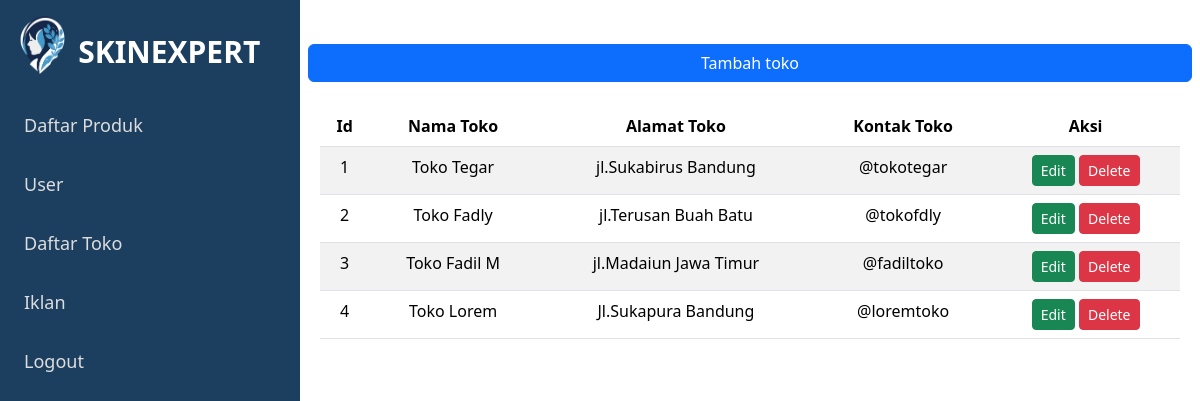
The app's page /toko.php with its own data.
### tables this page shows
CREATE TABLE `toko` (
  `id_toko` int NOT NULL,
  `nama_toko` varchar(255) NOT NULL,
  `alamat_toko` text NOT NULL,
  `kontak_toko` varchar(255) NOT NULL
);

### toko.php (the view, shortened to what this page needs)
<?php
include "./asset/dbskin.php";
$sqlStatement = "SELECT * FROM toko";
$query = mysqli_query($conn, $sqlStatement);
$data = mysqli_fetch_all($query, MYSQLI_ASSOC);
?>
<!DOCTYPE html>
<html lang="en">
<head>
    <link rel="stylesheet" href="./asset/sidebar.css">
    <link href="https://cdn.jsdelivr.net/npm/bootstrap@5.3.3/dist/css/bootstrap.min.css" rel="stylesheet">
</head>
<body>
    <div class="sidebar" id="sidebar">
        <a href="main_admin.php">Daftar Produk</a>
        <a href="user.php">User</a>
        <a href="toko.php">Daftar Toko</a>
        <a href="iklan.php">Iklan</a>
        <a href="logout_admin.php">Logout</a>
    </div>
    <div class="main-content">
        <span class="open-sidebar">
            <img class="logo" src="./gambar/Desain tanpa judul.png" alt="">
            <div class="logo-text">
                SKINEXPERT
            </div>
        </span>
        <div class="row mt-4 mb-4 ">
            <a class="btn btn-primary" href="add_toko.php"> Tambah toko</a>
        </div>
        <table class="table table-striped table-hover">
            <thead align="center">
                <th>Id</th>
                <th>Nama Toko</th>
                <th>Alamat Toko</th>
                <th>Kontak Toko</th>
                <th>Aksi</th>
            </thead>
            <tbody>
                <?php
                foreach ($data as $key => $toko) {
                ?>
                    <tr>
                        <td align="center"><?= $toko["id_toko"] ?></td>
                        <td align="center"><?= $toko["nama_toko"] ?></td>
                        <td align="center"><?= $toko["alamat_toko"] ?></td>
                        <td align="center"><?= $toko["kontak_toko"] ?></td>
                        <td align="center">
                            <a href="edit_toko.php?id_toko=<?= $toko['id_toko'] ?>" class="btn btn-sm btn-success">Edit</a>
                            <a href="hapus_toko.php?id_toko=<?= $toko['id_toko'] ?>" class="btn btn-sm btn-danger" onclick="return confirm('Yakin akan menghapus?')">Delete</a>
                        </td>
                    </tr>
                <?php
                }
                ?>
            </tbody>
        </table>
    </div>
</body>
</html>

### asset/sidebar.css (style rules this page uses)
body { font-family: "Poppins", serif; margin: 0; padding: 0; font-family: Arial, sans-serif; }
:root { --primary-color: #1C3F60; --secondary-color: #ffff; --text-color: #333; --text-color-secondary: #ffff; }
.sidebar { height: 100%; width: 300px; position: fixed; top: 0; left: 0; background-color: var(--primary-color); overflow-x: hidden; padding-top: 5rem; transition: 0.3s; }
.sidebar a { margin-left: 1.5rem; margin-top: 2rem; text-decoration: none; font-size: 18px; color: #ddd; display: block; transition: 0.2s; }
.main-content { margin-left: 300px; padding: 20px; transition: 0.3s; }
.open-sidebar { display: flex; cursor: pointer; position: fixed; top: 0; left: 15px; z-index: 1; }
.logo { margin-top: 1rem; width: 8%; }
.logo-text { font-weight: bolder; margin-left: 0.5rem; margin-top: 1.8rem; font-size: 30px; color: white; }

### records on screen
toko: id_toko "1", nama_toko "Toko Tegar", alamat_toko "jl.Sukabirus Bandung", kontak_toko "@tokotegar"
toko: id_toko "2", nama_toko "Toko Fadly", alamat_toko "jl.Terusan Buah Batu", kontak_toko "@tokofdly"
toko: id_toko "3", nama_toko "Toko Fadil M", alamat_toko "jl.Madaiun Jawa Timur", kontak_toko "@fadiltoko"
toko: id_toko "4", nama_toko "Toko Lorem", alamat_toko "Jl.Sukapura Bandung", kontak_toko "@loremtoko"
